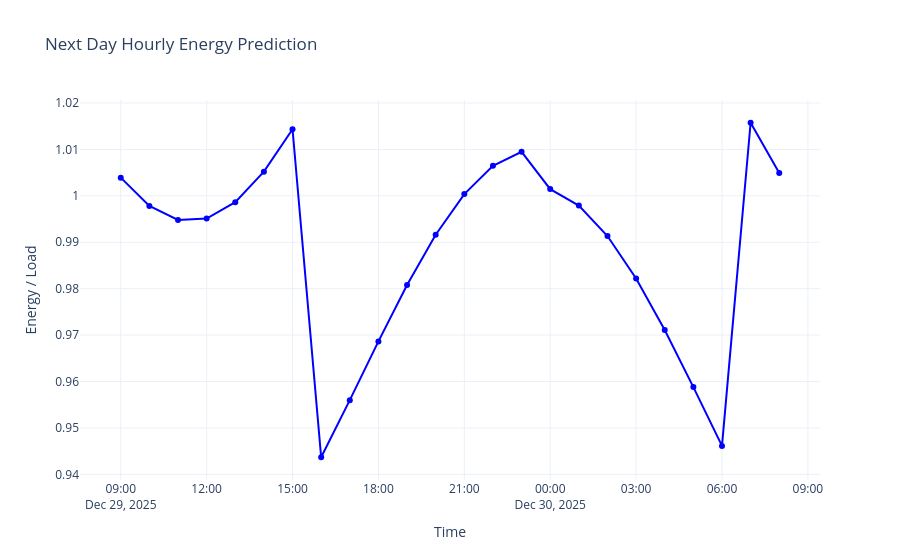

Here is the notebook cell this chart was saved with:
### Markdown cell above
##### Predecting energy for the next day

### Code cell
# Identify last timestamp
last_time = linear_X.index.max()
print("Last timestamp:", last_time)


# Create next day hourly timestamps  (FIXED: 'H' → 'h')
next_day_times = pd.date_range(
    start=last_time + pd.Timedelta(hours=1),
    periods=24,  # 24 hours
    freq='h'
)

# Create a new DataFrame for next day
next_day_X = pd.DataFrame(index=next_day_times)
hour = next_day_X.index.hour
weekday = next_day_X.index.weekday

next_day_X["power_proxy"] = (
    rf_X["AVG_CURRENT"].iloc[-1] *
    rf_X["AVG_V_LN"].iloc[-1]
)

next_day_X["hour_sin"] = np.sin(2 * np.pi * hour / 24)
next_day_X["hour_cos"] = np.cos(2 * np.pi * hour / 24)

next_day_X["weekday_sin"] = np.sin(2 * np.pi * weekday / 7)
next_day_X["weekday_cos"] = np.cos(2 * np.pi * weekday / 7)

next_day_X["kwh_lag_1"]  = y.iloc[-1]
next_day_X["kwh_lag_8"]  = y.iloc[-8]
next_day_X["kwh_lag_24"] = y.iloc[-24]

next_day_X["is_7to15_shift"] = (
    (hour >= 7) & (hour <= 15)
).astype(int)

next_day_X["is_sunday"] = (weekday == 6).astype(int)

time_since_gap = rf_X["time_since_gap"].iloc[-1] + 1
next_day_X["time_since_gap_log"] = np.log1p(time_since_gap)



# -----------------------------
# PREDICTION
# -----------------------------
next_day_pred = linear_regression_model.predict(next_day_X)


# -----------------------------
# PLOTTING
# -----------------------------
forecast_df = pd.DataFrame(
    {"Predicted": next_day_pred},
    index=next_day_X.index
)

fig = go.Figure()

fig.add_trace(go.Scatter(
    x=forecast_df.index,
    y=forecast_df["Predicted"],
    mode="lines+markers",
    name="Predicted Next Day",
    line=dict(color="blue", width=2)
))

fig.update_layout(
    title="Next Day Hourly Energy Prediction",
    xaxis_title="Time",
    yaxis_title="Energy / Load",
    template="plotly_white"
)

fig.show()

### Figure 1 — Plotly figure (JSON) as saved in the notebook; plotly's stock layout.template omitted (floating-point values rounded to 4 significant figures)
{"data": [{"line": {"color": "blue", "width": 2}, "mode": "lines+markers", "name": "Predicted Next Day", "type": "scatter", "x": ["2025-12-29T09:00:00.000000000", "2025-12-29T10:00:00.000000000", "2025-12-29T11:00:00.000000000", "2025-12-29T12:00:00.000000000", "2025-12-29T13:00:00.000000000", "2025-12-29T14:00:00.000000000", "2025-12-29T15:00:00.000000000", "2025-12-29T16:00:00.000000000", "2025-12-29T17:00:00.000000000", "2025-12-29T18:00:00.000000000", "2025-12-29T19:00:00.000000000", "2025-12-29T20:00:00.000000000", "2025-12-29T21:00:00.000000000", "2025-12-29T22:00:00.000000000", "2025-12-29T23:00:00.000000000", "2025-12-30T00:00:00.000000000", "2025-12-30T01:00:00.000000000", "2025-12-30T02:00:00.000000000", "2025-12-30T03:00:00.000000000", "2025-12-30T04:00:00.000000000", "2025-12-30T05:00:00.000000000", "2025-12-30T06:00:00.000000000", "2025-12-30T07:00:00.000000000", "2025-12-30T08:00:00.000000000"], "y": [1.004, 0.9978, 0.9948, 0.9951, 0.9986, 1.005, 1.014, 0.9437, 0.956, 0.9686, 0.9808, 0.9916, 1.0, 1.006, 1.009, 1.001, 0.9979, 0.9913, 0.9822, 0.9711, 0.9588, 0.9461, 1.016, 1.005]}], "layout": {"title": {"text": "Next Day Hourly Energy Prediction"}, "xaxis": {"title": {"text": "Time"}}, "yaxis": {"title": {"text": "Energy / Load"}}}}
